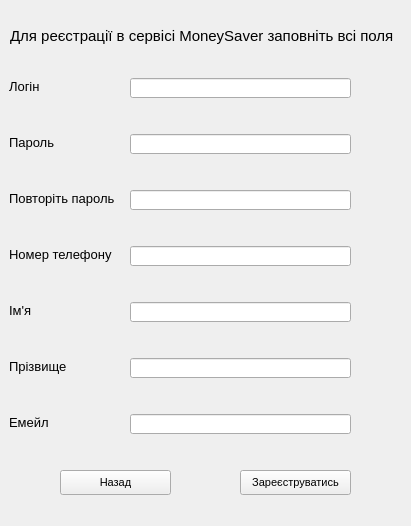
<?xml version="1.0" encoding="UTF-8"?>
<ui version="4.0">
 <class>Registration</class>
 <widget class="QWidget" name="Registration">
  <property name="geometry">
   <rect>
    <x>0</x>
    <y>0</y>
    <width>411</width>
    <height>526</height>
   </rect>
  </property>
  <property name="font">
   <font>
    <pointsize>8</pointsize>
   </font>
  </property>
  <property name="windowTitle">
   <string>Registration</string>
  </property>
  <widget class="QLabel" name="loginLabel">
   <property name="geometry">
    <rect>
     <x>9</x>
     <y>78</y>
     <width>111</width>
     <height>16</height>
    </rect>
   </property>
   <property name="font">
    <font>
     <pointsize>10</pointsize>
    </font>
   </property>
   <property name="text">
    <string>Логін</string>
   </property>
  </widget>
  <widget class="QLabel" name="passwordLabel">
   <property name="geometry">
    <rect>
     <x>9</x>
     <y>134</y>
     <width>111</width>
     <height>16</height>
    </rect>
   </property>
   <property name="font">
    <font>
     <pointsize>10</pointsize>
    </font>
   </property>
   <property name="text">
    <string>Пароль</string>
   </property>
  </widget>
  <widget class="QLabel" name="repeatPasswordLabel">
   <property name="geometry">
    <rect>
     <x>9</x>
     <y>190</y>
     <width>111</width>
     <height>16</height>
    </rect>
   </property>
   <property name="font">
    <font>
     <pointsize>10</pointsize>
    </font>
   </property>
   <property name="text">
    <string>Повторіть пароль</string>
   </property>
  </widget>
  <widget class="QLabel" name="phoneLabel">
   <property name="geometry">
    <rect>
     <x>9</x>
     <y>246</y>
     <width>111</width>
     <height>16</height>
    </rect>
   </property>
   <property name="font">
    <font>
     <pointsize>10</pointsize>
    </font>
   </property>
   <property name="text">
    <string>Номер телефону</string>
   </property>
  </widget>
  <widget class="QLabel" name="nameLabel">
   <property name="geometry">
    <rect>
     <x>9</x>
     <y>302</y>
     <width>111</width>
     <height>16</height>
    </rect>
   </property>
   <property name="font">
    <font>
     <pointsize>10</pointsize>
    </font>
   </property>
   <property name="text">
    <string>Ім'я</string>
   </property>
  </widget>
  <widget class="QLabel" name="lastNameLabel">
   <property name="geometry">
    <rect>
     <x>9</x>
     <y>358</y>
     <width>111</width>
     <height>16</height>
    </rect>
   </property>
   <property name="font">
    <font>
     <pointsize>10</pointsize>
    </font>
   </property>
   <property name="text">
    <string>Прізвище</string>
   </property>
  </widget>
  <widget class="QLabel" name="email">
   <property name="geometry">
    <rect>
     <x>9</x>
     <y>414</y>
     <width>111</width>
     <height>16</height>
    </rect>
   </property>
   <property name="font">
    <font>
     <pointsize>10</pointsize>
    </font>
   </property>
   <property name="text">
    <string>Емейл</string>
   </property>
  </widget>
  <widget class="QLineEdit" name="loginLineEdit">
   <property name="geometry">
    <rect>
     <x>130</x>
     <y>78</y>
     <width>221</width>
     <height>20</height>
    </rect>
   </property>
  </widget>
  <widget class="QLineEdit" name="passwordLineEdit">
   <property name="geometry">
    <rect>
     <x>130</x>
     <y>134</y>
     <width>221</width>
     <height>20</height>
    </rect>
   </property>
  </widget>
  <widget class="QLineEdit" name="repeatPasswordLineEdit">
   <property name="geometry">
    <rect>
     <x>130</x>
     <y>190</y>
     <width>221</width>
     <height>20</height>
    </rect>
   </property>
  </widget>
  <widget class="QLineEdit" name="phoneNumberLineEdit">
   <property name="geometry">
    <rect>
     <x>130</x>
     <y>246</y>
     <width>221</width>
     <height>20</height>
    </rect>
   </property>
  </widget>
  <widget class="QLineEdit" name="nameLineEdit">
   <property name="geometry">
    <rect>
     <x>130</x>
     <y>302</y>
     <width>221</width>
     <height>20</height>
    </rect>
   </property>
  </widget>
  <widget class="QLineEdit" name="lastNameLineEdit">
   <property name="geometry">
    <rect>
     <x>130</x>
     <y>358</y>
     <width>221</width>
     <height>20</height>
    </rect>
   </property>
  </widget>
  <widget class="QLineEdit" name="emailLineEdit">
   <property name="geometry">
    <rect>
     <x>130</x>
     <y>414</y>
     <width>221</width>
     <height>20</height>
    </rect>
   </property>
  </widget>
  <widget class="QPushButton" name="BackPushButton">
   <property name="geometry">
    <rect>
     <x>60</x>
     <y>470</y>
     <width>111</width>
     <height>25</height>
    </rect>
   </property>
   <property name="text">
    <string>Назад</string>
   </property>
  </widget>
  <widget class="QPushButton" name="RegisterPushButton">
   <property name="geometry">
    <rect>
     <x>240</x>
     <y>470</y>
     <width>111</width>
     <height>25</height>
    </rect>
   </property>
   <property name="text">
    <string>Зареєструватись</string>
   </property>
  </widget>
  <widget class="QLabel" name="InfoLabel">
   <property name="geometry">
    <rect>
     <x>10</x>
     <y>20</y>
     <width>431</width>
     <height>31</height>
    </rect>
   </property>
   <property name="font">
    <font>
     <pointsize>11</pointsize>
    </font>
   </property>
   <property name="text">
    <string>Для реєстрації в сервісі MoneySaver заповніть всі поля</string>
   </property>
  </widget>
  <widget class="QLabel" name="loginError">
   <property name="geometry">
    <rect>
     <x>130</x>
     <y>100</y>
     <width>221</width>
     <height>16</height>
    </rect>
   </property>
   <property name="text">
    <string/>
   </property>
  </widget>
  <widget class="QLabel" name="passwordError">
   <property name="geometry">
    <rect>
     <x>130</x>
     <y>155</y>
     <width>211</width>
     <height>16</height>
    </rect>
   </property>
   <property name="font">
    <font>
     <pointsize>8</pointsize>
    </font>
   </property>
   <property name="text">
    <string/>
   </property>
  </widget>
  <widget class="QLabel" name="repeatPassworError">
   <property name="geometry">
    <rect>
     <x>130</x>
     <y>210</y>
     <width>221</width>
     <height>16</height>
    </rect>
   </property>
   <property name="text">
    <string/>
   </property>
  </widget>
  <widget class="QLabel" name="phoneNumberError">
   <property name="geometry">
    <rect>
     <x>130</x>
     <y>270</y>
     <width>221</width>
     <height>16</height>
    </rect>
   </property>
   <property name="text">
    <string/>
   </property>
  </widget>
  <widget class="QLabel" name="nameError">
   <property name="geometry">
    <rect>
     <x>130</x>
     <y>320</y>
     <width>221</width>
     <height>16</height>
    </rect>
   </property>
   <property name="text">
    <string/>
   </property>
  </widget>
  <widget class="QLabel" name="lastNameError">
   <property name="geometry">
    <rect>
     <x>130</x>
     <y>380</y>
     <width>221</width>
     <height>16</height>
    </rect>
   </property>
   <property name="text">
    <string/>
   </property>
  </widget>
  <widget class="QLabel" name="EmailError">
   <property name="geometry">
    <rect>
     <x>130</x>
     <y>436</y>
     <width>221</width>
     <height>16</height>
    </rect>
   </property>
   <property name="text">
    <string/>
   </property>
  </widget>
 </widget>
 <resources/>
 <connections/>
</ui>
